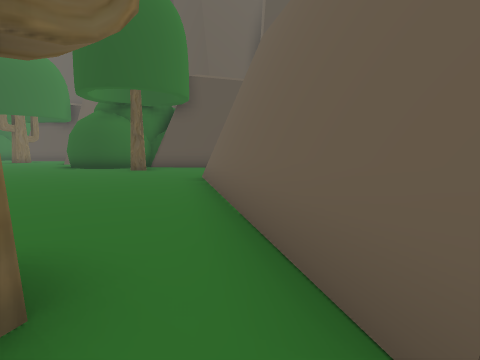
View 1 (above)

24 first-person views from a walk through a scene from a Unity 3-D project. The camera is 1.5 m above the floor, tilts 6° down and sees 80° across. The floor is counted in squares, 2 m on a side. Each view is taken from the middle of a square. On the plan, view 1 faces up. The plan holds only what a view shows up to about 10 squares ahead; the rest is blank. The place goes on beyond the plan. The player is left out. Some surface patterns are stand-ins.

View 2
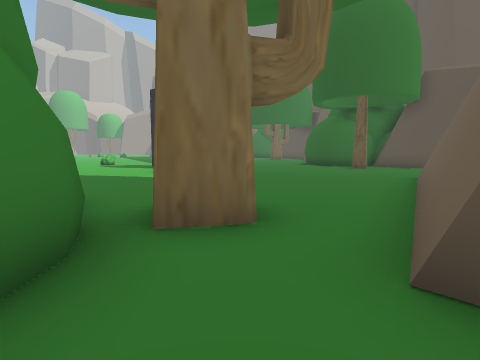

View 3
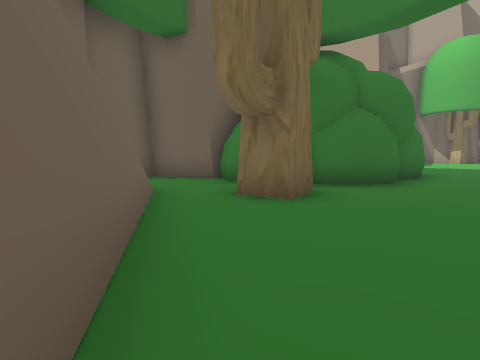

View 4
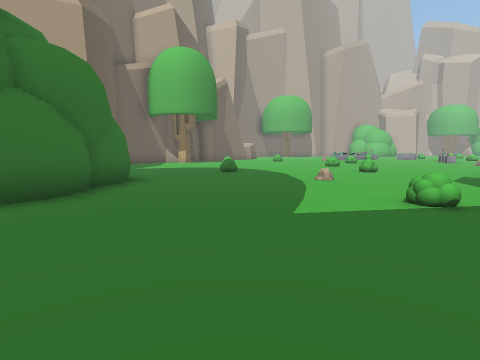

View 5
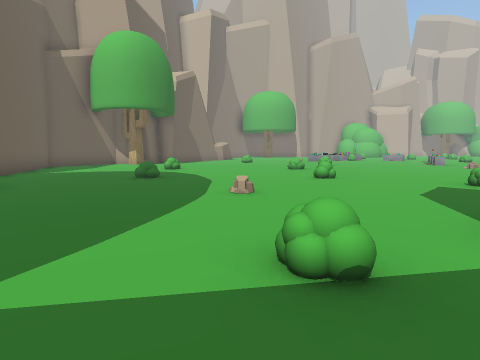

View 6
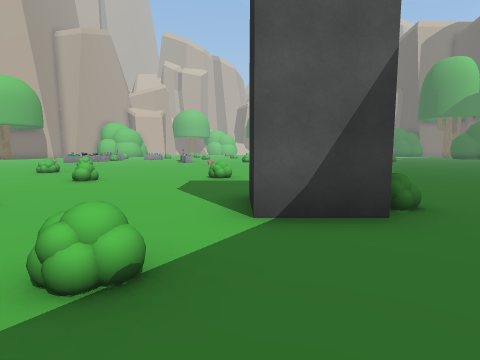

View 7
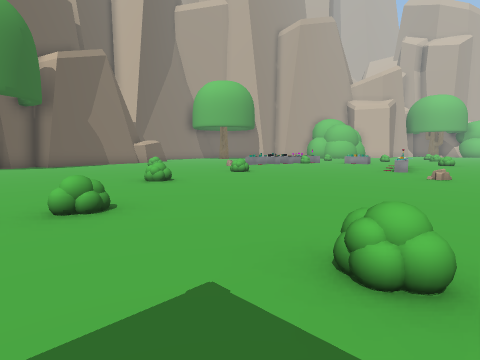

View 8
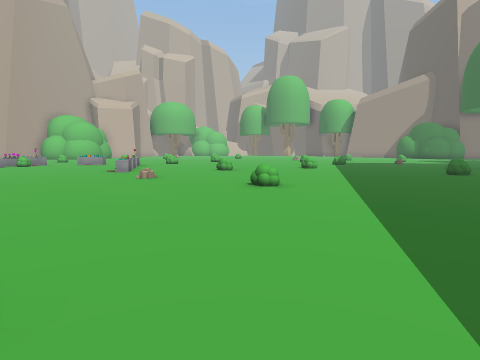

View 9
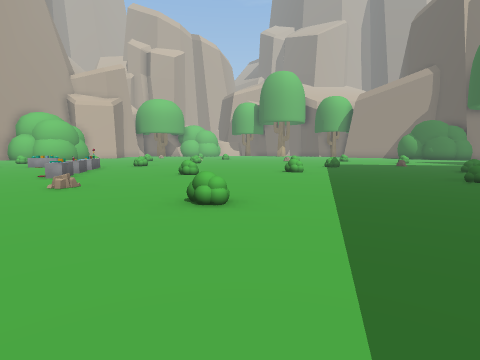

View 10
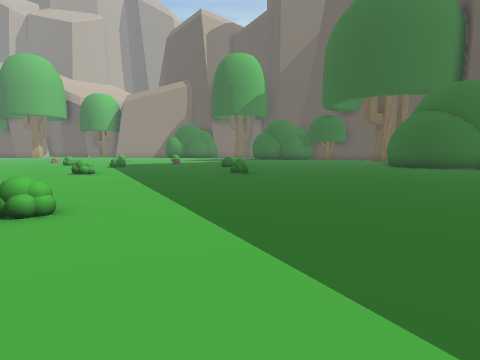

View 11
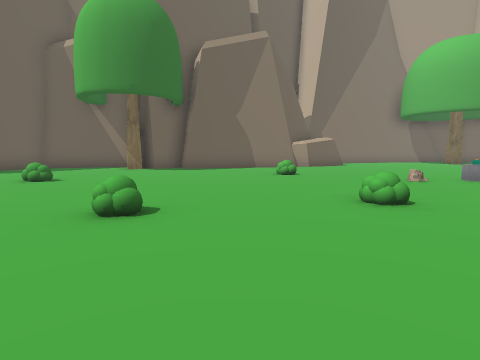

View 12
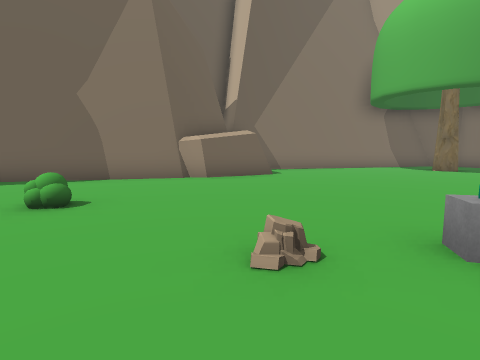

View 13
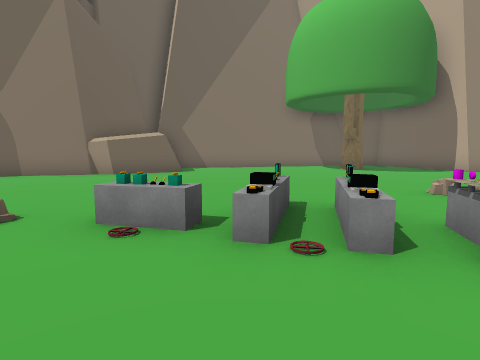

View 14
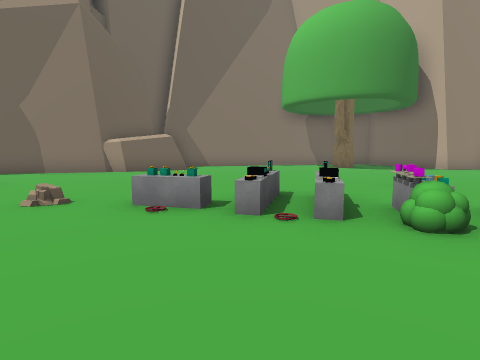

View 15
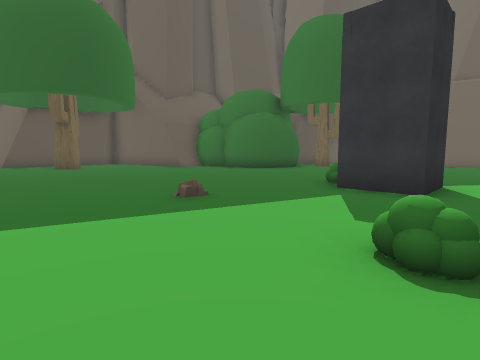

View 16
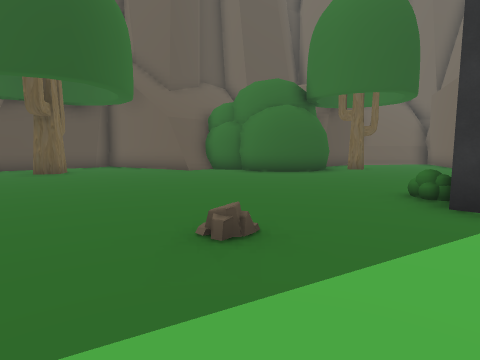

View 17
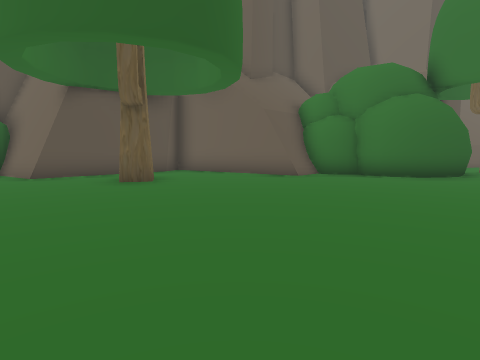

View 18
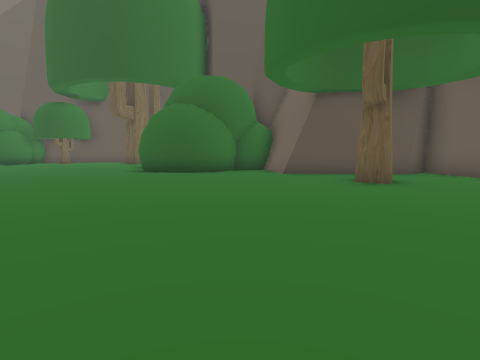

View 19
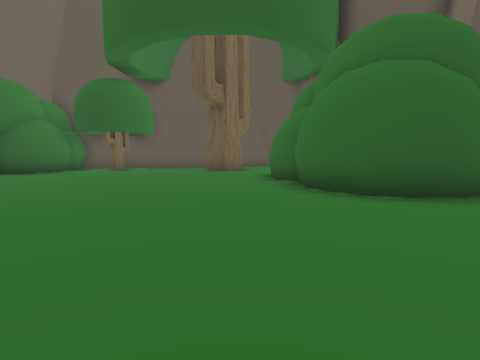

View 20
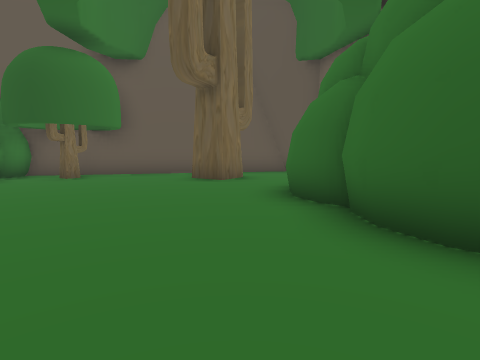

View 21
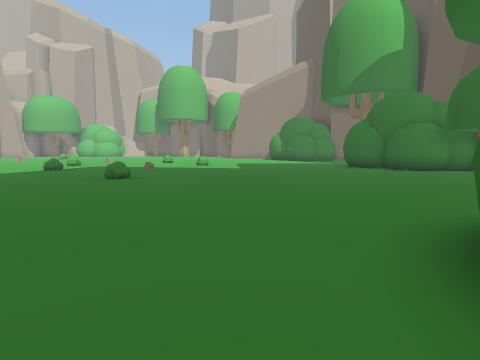

View 22
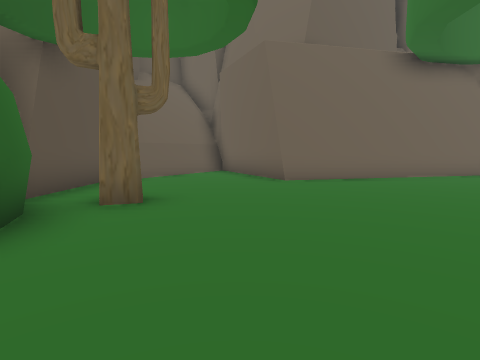

View 23
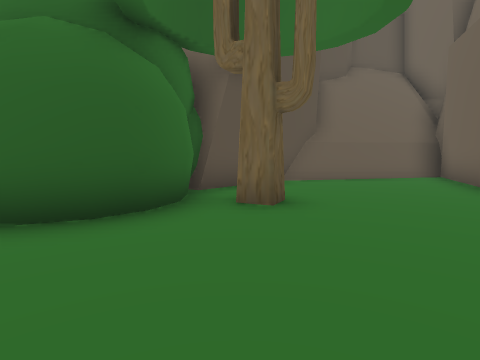

View 24
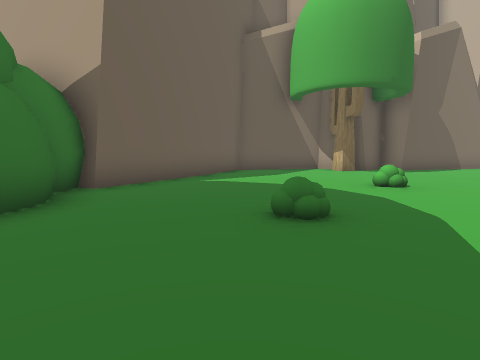

### Floor plan
Points are (right, up) in squares from view 1. A wall is a line through its corners. A room is listed if a view was taken in it or the views show most of it. See-through windows are left out.
Room 1 (views 1, 2)
walls: (-0.9, 1.2) (-1.5, 0.3); (-0.5, -1.5) (0.5, -1.7); (0.4, -1.7) (1.5, -2.1) (1.8, -1.5); (-1.8, -0.5) (-1.2, -0.7); (-1.9, -0.2) (-1.2, -0.5) (-0.8, -0.9) (-0.4, -1.6)
ways out: opening at (0, 1) to room 2
Room 2 (views 3, 4, 5, 6, 7, 8, 9, 10, 11, 12, 13, 14, 15, 16, 17, 18, 19, 20, 21, 22, 23, 24)
walls: (-9.1, 6.5) (-9.1, 5.1) (-10.6, 5.1) (-10.6, 6.5); (-9, 14.8) (-10, 19.2); (-5.8, -1.1) (-5.1, -0.7); (-6, -1.8) (-5.6, -1.3) (-4.9, -1); (-7.9, 15.1) (-9.1, 15.1); (-4.8, -0.8) (-4.3, -0.2); (-4.4, -0.4) (-3.6, 0) (-3.2, 0) (-2.5, -0.4); (-6, -3.6) (-6.3, -3) (-6.3, -2.3); (-15.8, -10) (-15.4, -9.7); (-16.4, 20.1) (-16.9, 19.6) (-17.5, 19.3) (-18.3, 19.3) (-18.9, 19.6) (-19.5, 20.1) (-19.8, 20.8) (-19.7, 21.5); (-5.9, -4.7) (-5.8, -4); (-19.5, -10.8) (-15.4, -9.7); (-2.3, 0.9) (-1.8, 1.7) (-0.9, 1.2); (-8.3, -8.1) (-6.2, -4.5); (-10, 19.3) (-10.7, 18.9) (-14.4, 18.9) (-14.9, 21); (-19.5, 21.7) (-19.9, 22) (-20.2, 22.5) (-20.1, 23.1); (-8.6, -9) (-8, -7.7); (-22, -11.7) (-20, -10.8) (-19.4, -10.8); (-0.6, 7.5) (-0.8, 8) (2.5, 9.7); (-0.4, 12.2) (-3.9, 12.2) (-4.6, 11.5) (-5.3, 11.2) (-5.9, 11.2) (-6.6, 11.5) (-7.3, 12.2) (-7.5, 12.6) (-7.5, 13.3) (-7.3, 13.6) (-7.6, 13.9) (-7.9, 14.4); (0.8, 0.7) (-0.9, 8); (0.9, 0.8) (-0.5, 7.1); (-20.9, 25.9) (-21.4, 25.1) (-22.3, 25.7); (2.6, 10.1) (-0.8, 12.4); (-27.2, 24.7) (-27.4, 24.2); (-27, 25.1) (-27, 24.3) (-27.5, 23.8); (-22.5, 27.3) (-26.9, 26.3) (-26.9, 25.7); (-27, 25.9) (-27.2, 25.5) (-26.9, 24.9) (-27.3, 23.9) (-27.9, 23.6) (-28.3, 23.6)
low walls: (-7.9, 14.8) (-9, 14.8); (-3.2, 0.1) (-2.5, -0.2); (-10, 19.2) (-10.5, 19); (2.5, 9.7) (-1.2, 12.2); (2.8, 9.8) (-1.1, 12.4)
ways out: opening at (0, 1) to room 1; opening at (-19.5, 26)
objects: tree (-29, -14) to (-28, -13); bush (-26, -5); grey block (-26, -4); tree (-26, 26) to (-25, 26); other object (-25, -5) to (-25, -4); grey block (-25, 1) to (-25, 2); bush (-25, 9); other object (-24, -5); grey block (-24, 2) to (-23, 2); bush (-24, 5); bush (-24, 15); other object (-23, -6); grey block (-23, -5); bush (-22, 13); rock (-21, 4); bush (-19, -2); bush (-19, 6); bush (-18, -7); bush (-16, -1); bush (-14, 4); tree (-13, -9); bush (-13, 1); tree (-13, 17); bush (-12, -5); bush (-10, -2); bush (-10, 7); bush (-8, 4); tree (-4, 11)

Positions as (right, up) in squares from view 1, and headings:
1: (0, 0), facing up
2: (1, -1), facing up-left
3: (-1, 6), facing down
4: (-3, 5), facing down-left
5: (-6, 5), facing down-left
6: (-6, 5), facing left
7: (-12, 5), facing down-left
8: (-13, 6), facing left
9: (-15, 7), facing left
10: (-15, 6), facing up-left
11: (-17, 2), facing down
12: (-21, -3), facing down
13: (-24, -2), facing down
14: (-24, -1), facing down
15: (-16, 4), facing up-right
16: (-15, 6), facing up-right
17: (-16, 10), facing up-right
18: (-16, 10), facing up
19: (-21, 15), facing up
20: (-21, 18), facing up
21: (-17, 18), facing left
22: (-8, 9), facing right
23: (-7, 8), facing up-right
24: (-9, 1), facing down
